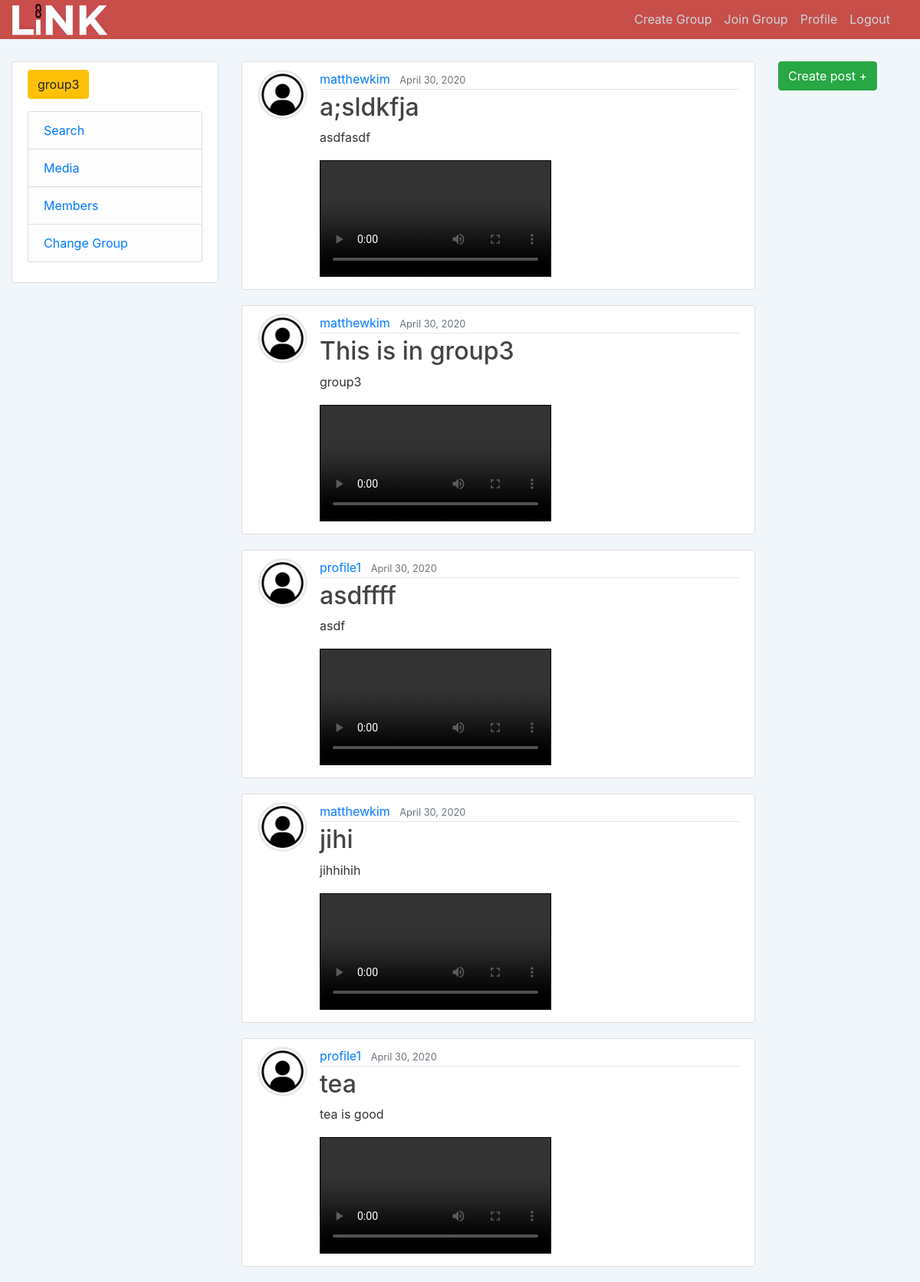
Screenshot of / (signed in) with the database file from the repository.
### users/models.py (models this page shows, shortened)
class Profile(models.Model):
    user = models.OneToOneField(User, on_delete=models.CASCADE, null=True)
    image = models.ImageField(default='default.jpg', upload_to='profile_pics')
    groups = models.ManyToManyField('groups.LinkGroup', related_name="all_groups")
    current_group_for_user = models.ForeignKey('groups.LinkGroup', on_delete=models.CASCADE, related_name="single_group", null=True)

### groups/models.py (models this page shows, shortened)
class LinkGroup(models.Model):
    group_name = models.CharField(max_length=200)
    group_description = models.CharField(max_length=2000, default="New Group!")
    date_created = models.DateTimeField(default=timezone.now)
    members = models.ManyToManyField(Profile)
    posts = models.ManyToManyField('journal.Post')
    bkey = models.BinaryField()  # this must be hashed using bycrpt to a b"" string
    group_avatar = models.ImageField(
        default='default.jpg', upload_to='profile_pics')

### journal/models.py (models this page shows, shortened)
class Post(models.Model):
    title = models.CharField(max_length=100)
    content = models.TextField()
    image = models.ImageField(default='NULL', upload_to='profile_pics')
    video = models.FileField(default=getVideo(), upload_to="profile_pics")
    date_posted = models.DateTimeField(default=timezone.now)
    author = models.ForeignKey(User, on_delete=models.CASCADE)
    group_to_post = models.ForeignKey(LinkGroup, on_delete=models.CASCADE, null=True)

### journal/views.py (the view)
# urls.py: path('', PostListView.as_view(), name='journal-home'),
class PostListView(ListView):
    model = Post
    template_name = 'journal/home.html'  # <app>/<model>_<viewtype>.html
    context_object_name = 'posts'
    ordering = ['-date_posted']
    paginate_by = 5
    def get_queryset(self):
        user = get_object_or_404(User, username=self.request.user)
        return Post.objects.filter(group_to_post=user.profile.current_group_for_user)

### journal/templates/journal/home.html (shortened to what this page needs)
{% extends "journal/base.html" %}
{% block content %}
    {% if user.is_authenticated %}
        {% for post in posts %}
            <article class="media content-section">
              <img class="rounded-circle article-img" src="{{ post.author.profile.image.url }}">
              <div class="media-body">
                <div class="article-metadata">
                  <a class="mr-2" href="{% url 'user-posts' post.author.username %}">{{ post.author }}</a>
                  <small class="text-muted">{{ post.date_posted|date:"F d, Y" }}</small>
                </div>
                <h2><a class="article-title" href="{% url 'post-detail' post.id %}">{{ post.title }}</a></h2>
                <p class="article-content">{{ post.content }}</p>
                <video class="post-photos" src="{{ post.video.url }}" controls></video>
              </div>
            </article>
        {% endfor %}
    {% else %}
        <h3>Please <a href="{% url 'login' %}">login.</a></h3>
    {% endif %}
{% endblock content %}

### journal/templates/journal/base.html (shortened to what this page needs)
{% load static %}
{% load crispy_forms_tags %}
<!DOCTYPE html>
<html>
<head>
  <link rel="stylesheet" href="https://maxcdn.bootstrapcdn.com/bootstrap/4.0.0/css/bootstrap.min.css"
>
  <link rel="stylesheet" type="text/css" href="{% static 'journal/main.css' %}">
</head>
<body>
  <header class="site-header">
    <nav class="navbar navbar-expand-md navbar-dark bg-steel fixed-top no-pad">
      <a class="navbar-brand mr-4" href="{% url 'journal-home' %}"><img class="logo" src="/media/LiNK.png" /></a>
      <div class="container-fluid">
        <div class="collapse navbar-collapse" id="navbarToggle">
          <div class="navbar-nav">
            {% if user.is_authenticated %}
            <a class="nav-item nav-link" href="{% url 'create_group' %}">Create Group</a>
            <a class="nav-item nav-link" href="{% url 'join_group' %}">Join Group</a>
            <a class="nav-item nav-link" href="{% url 'profile' %}">Profile</a>
            <a class="nav-item nav-link" href="{% url 'logout' %}">Logout</a>
            {% else %}
            <a class="nav-item nav-link" href="{% url 'login' %}">Login</a>
            <a class="nav-item nav-link" href="{% url 'register' %}">Register</a>
            {% endif %}
          </div>
        </div>
      </div>
    </nav>
  </header>
  <main role="main" class="container-fluid">
    <div class="row">
      <div class="col-md-3">
        <div class="content-section">
          {% if user.is_authenticated %}
          <div class="btn-group">
            <button type="button" class="btn btn-warning" data-toggle="dropdown" aria-haspopup="true"
              aria-expanded="false">
              {{ user.profile.current_group_for_user.group_name }}
            </button>
          </div>
          {% endif %}
          <p class='text-muted'>
            <ul class="list-group">
              <li class="list-group-item list-group-item-light"><a href="http://127.0.0.1:8000/user-search">Search</a></li>
              <li class="list-group-item list-group-item-light"><a href="http://127.0.0.1:8000/user-photos">Media</a></li>
              <li class="list-group-item list-group-item-light"><a href="{% url 'members_group' %}">Members</a></li>
              <li class="list-group-item list-group-item-light"><a href="{% url 'change_group' %}">Change Group</a></li>
            </ul>
          </p>
        </div>
      </div>
      <div class="col-md-7">
        {% block content %}{% endblock %}
      </div>
      <div class="col-md-2">
        <a href="{% url 'post-create' %}" type="button" class="btn btn-success" aria-haspopup="true"
          aria-expanded="false">
          Create post +
        </a>
      </div>
    </div>
  </main>
</body>
</html>

### journal/static/journal/main.css (style rules this page uses)
body { background: rgb(241, 246, 251); color: #333333; margin-top: 5rem; }
h1, h2, h3, h4, h5, h6 { color: #444444; }
ul { margin: 0; }
.bg-steel { background-color: rgb(199, 78, 73); }
.site-header .navbar-nav .nav-link { color: #cbd5db; }
.content-section { background: #ffffff; padding: 10px 20px; border: 1px solid #dddddd; border-radius: 3px; margin-bottom: 20px; }
.article-title { color: #444444; }
.article-content { white-space: pre-line; }
.article-img { height: 65px; width: 65px; margin-right: 16px; }
.article-metadata { padding-bottom: 1px; margin-bottom: 4px; border-bottom: 1px solid #e3e3e3 }
.post-photos { max-width: 100%; }
.no-pad { padding-top: 0px; padding-bottom: 0px; }
.logo { max-width: 40%; max-height: 40%; }
video { margin-top: 2px; border: 1px solid black; }

### rows the page displays
Post: author.profile.image (placeholder picture), author "matthewkim", date_posted "April 30, 2020", title "a;sldkfja", content "asdfasdf"
Post: author.profile.image (placeholder picture), author "matthewkim", date_posted "April 30, 2020", title "This is in group3", content "group3"
Post: author.profile.image (placeholder picture), author "profile1", date_posted "April 30, 2020", title "asdffff", content "asdf"
Post: author.profile.image (placeholder picture), author "matthewkim", date_posted "April 30, 2020", title "jihi", content "jihhihih"
Post: author.profile.image (placeholder picture), author "profile1", date_posted "April 30, 2020", title "tea", content "tea is good"

### other values shown
{{ user.profile.current_group_for_user.group_name }} "group3"
